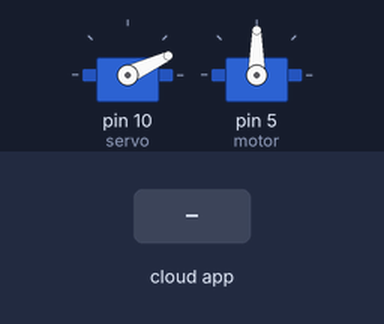
The sketch below on a simulated Arduino Uno, built with avr-gcc and run on an emulated ATmega328P. On the bench: 2 × servo. The test bench sets the inputs (shaded band). The ROS host is connected and sends only what is stated.

Above: at 1.2 s.
1.3 s: the phone or cloud app sets motor_angle to 0
At 1.7 s:
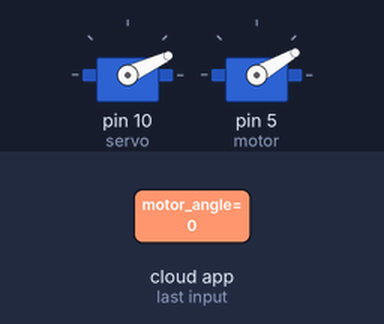
2.8 s: the phone or cloud app sets servo_angle to 0
At 4.0 s:
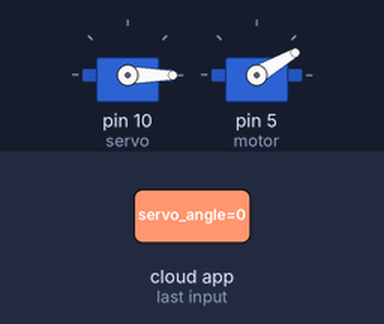
4.3 s: the phone or cloud app sets motor_angle to 180
At 5.2 s:
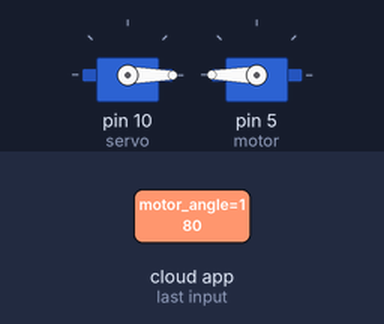
5.8 s: the phone or cloud app sets servo_angle to 45
At 6.3 s:
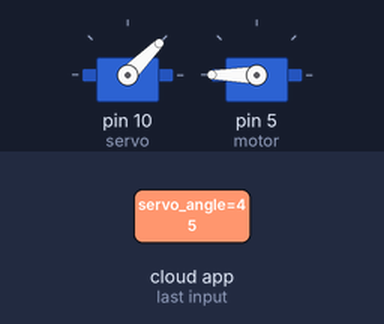
7.3 s: the phone or cloud app sets motor_angle to 45
At 8.7 s:
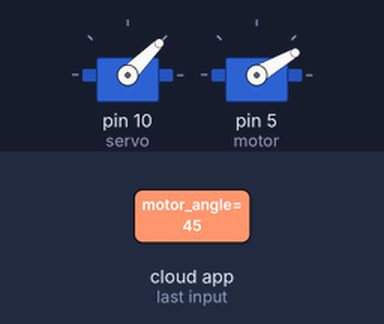
Timing chart, 0 to 9.8 s (numbered marks = the images above; inputs shaded):
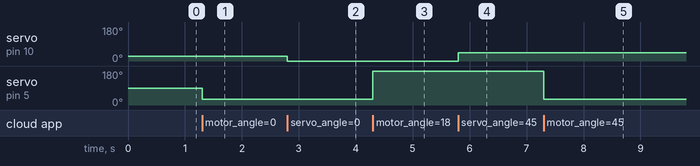

The sketch:

ServoControl.ino
```cpp
/*
 * rosserial Servo Control Example
 *
 * This sketch demonstrates the control of hobby R/C servos
 * using ROS and the arduiono
 *
 * For the full tutorial write up, visit
 * www.ros.org/wiki/rosserial_arduino_demos
 *
 * For more information on the Arduino Servo Library
 * Checkout :
 * http://www.arduino.cc/en/Reference/Servo
 */

#if (ARDUINO >= 100)
 #include <Arduino.h>
#else
 #include <WProgram.h>
#endif

#include <Servo.h>
#include <ros.h>
#include <std_msgs/UInt16.h>

ros::NodeHandle  nh;

Servo servo;
Servo motor;

void servo_cb( const std_msgs::UInt16& cmd_msg2){
  if (cmd_msg2.data>=51){
    servo.write(51);
  } else {
    servo.write(cmd_msg2.data);; //set servo angle, should be from 0-180
  }
}

void motor_cb( const std_msgs::UInt16& cmd_msg1){
  if (cmd_msg1.data<100){
  motor.write(30); //set motor angle, should be from 0-180
  } else {
  motor.write(cmd_msg1.data); //set servo angle, should be from 0-180
  }
}

ros::Subscriber<std_msgs::UInt16> sub1("motor_angle", motor_cb);
ros::Subscriber<std_msgs::UInt16> sub2("servo_angle", servo_cb);

void setup(){
  nh.initNode();
  nh.subscribe(sub1);
  nh.subscribe(sub2);
  servo.write(25);
  Serial.begin(9600);
  servo.attach(10); //attach it to pin 10
  motor.attach(5);
}

void loop(){
  nh.spinOnce();
  delay(1);
}
```

Measured:
- after the input at 1.3 s, servo on pin 5 (motor): 90° → 30° at once
- after the input at 2.8 s, servo on pin 10 (servo): 25° → 0° at once
- after the input at 4.3 s, servo on pin 5 (motor): 30° → 180° at once
- after the input at 5.8 s, servo on pin 10 (servo): 0° → 45° at once
- after the input at 7.3 s, servo on pin 5 (motor): 180° → 30° at once
